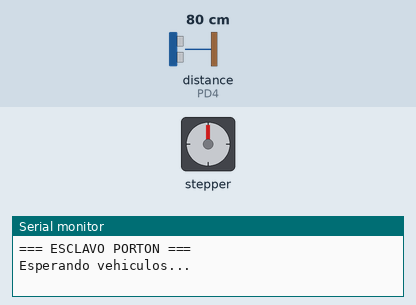
Bench run of a program on a simulated ATmega328P, built with avr-gcc and emulated at 16 MHz. On the bench: stepper motor, the last lines printed to the serial monitor. Wiring (inferred from the names in the program): ultrasonic range finder: trigger PD2; echo PD4; stepper motor (2048 steps per turn assumed): coils PB0, PB1, PB2, PB3. Inputs (shaded band) come from the test bench; at power-on: distance to the obstacle (sensor on PD4) 80 cm. The echo pulse lasts 58.3 µs per cm.

Above: at 1.2 s.
1.3 s: distance to the obstacle (sensor on PD4) set to 22 cm
4.3 s: distance to the obstacle (sensor on PD4) set to 17 cm
At 7.7 s:
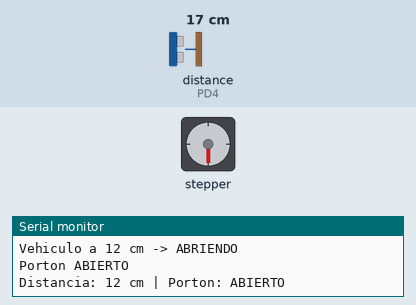
10.3 s: distance to the obstacle (sensor on PD4) set to 35 cm
At 12.6 s:
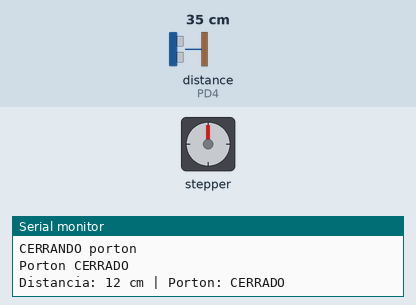
12.9 s: distance to the obstacle (sensor on PD4) set to 2 cm
At 21.1 s:
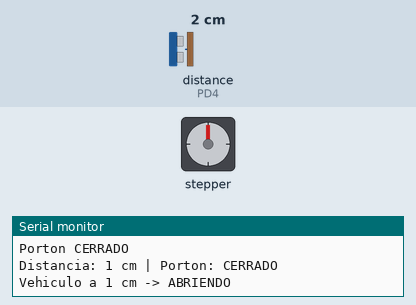
Timing chart, 0 to 22.9 s (numbered marks = the images above; inputs shaded):
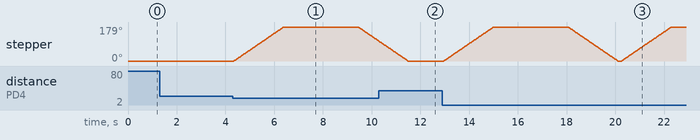

The program:

main.c
```c
/*
 * ESCLAVO PORTON - Ultrasonico HC-SR04 + Motor Stepper
 */

#ifndef F_CPU
#define F_CPU 16000000UL
#endif

#include <avr/io.h>
#include <avr/interrupt.h>
#include <util/delay.h>

#include "Stepper.h"
#include "Ultrasonico.h"
#include "I2C_Slave.h"
#include "UART.h"
#include "Tiempo.h"

#define I2C_DIRECCION 0x09

#define BIT_PORTON_ABIERTO 0x01

#define UMBRAL_CM      15       // menos de esto = hay un vehiculo
#define TIEMPO_ABIERTO 3000UL   // el porton se queda abierto 3 segundos

int main(void) {
	uint8_t porton_abierto = 0;
	uint32_t tiempo_apertura = 0, t_serial = 0;

	Tiempo_Init();
	UART_Init(9600);
	Ultrasonico_Init();
	Stepper_Init();
	I2C_Slave_Init(I2C_DIRECCION);
	sei();

	i2c_estado = 0;
	UART_Print("=== ESCLAVO PORTON ===\r\n");
	UART_Print("Esperando vehiculos...\r\n");

	while (1) {
		uint16_t distancia = Ultrasonico_LeerCM();
		uint8_t vehiculo = (distancia > 0 && distancia < UMBRAL_CM);

		/* ---- Abrir el porton ---- */
		if (vehiculo && !porton_abierto) {
			UART_Print("Vehiculo a ");
			UART_PrintNum(distancia);
			UART_Print(" cm -> ABRIENDO\r\n");

			porton_abierto = 1;                 // se marca antes de mover, asi el
			i2c_estado = BIT_PORTON_ABIERTO;    // Maestro lo ve durante todo el giro

			Stepper_Abrir();
			tiempo_apertura = millis();
			UART_Print("Porton ABIERTO\r\n");
		}

		/* ---- Cerrar a los 3 segundos ---- */
		if (porton_abierto && (millis() - tiempo_apertura >= TIEMPO_ABIERTO)) {
			UART_Print("CERRANDO porton\r\n");
			Stepper_Cerrar();
			porton_abierto = 0;
			i2c_estado = 0;
			UART_Print("Porton CERRADO\r\n");
		}

		/* ---- Monitoreo cada 2 segundos ---- */
		if (millis() - t_serial > 2000) {
			UART_Print("Distancia: ");
			if (distancia > 0) { UART_PrintNum(distancia); UART_Print(" cm"); }
			else UART_Print("sin lectura");
			UART_Print(porton_abierto ? " | Porton: ABIERTO\r\n" : " | Porton: CERRADO\r\n");
			t_serial = millis();
		}

		_delay_ms(50);
	}
}
```

I2C_Slave.c
```c
/*
 * I2C_Slave.c
 */

#include "I2C_Slave.h"
#include <avr/interrupt.h>

volatile uint8_t i2c_estado = 0;

void I2C_Slave_Init(uint8_t direccion) {
	TWAR = (direccion << 1);                          // direccion propia
	TWCR = (1 << TWEA) | (1 << TWEN) | (1 << TWIE);   // responde con ACK
}

ISR(TWI_vect) {
	switch (TWSR & 0xF8) {
		case 0xA8:                       // el Maestro nos quiere leer
		case 0xB8:
			TWDR = i2c_estado;
			TWCR |= (1 << TWEA) | (1 << TWINT);
			break;

		default:                         // cualquier otro caso: solo continuar
			TWCR |= (1 << TWEA) | (1 << TWINT);
			break;
	}
}
```

I2C_Slave.h
```c
/*
 * I2C_Slave.h - Bus I2C en modo esclavo
 */

#ifndef I2C_SLAVE_H_
#define I2C_SLAVE_H_

#include <avr/io.h>
#include <stdint.h>

extern volatile uint8_t i2c_estado;   // lo que se le reporta al Maestro

void I2C_Slave_Init(uint8_t direccion);

#endif /* I2C_SLAVE_H_ */
```

Stepper.c
```c
/*
 * Stepper.c
 *
 * Secuencia de 4 pasos: se energiza una bobina a la vez.
 */

#include "Stepper.h"

#ifndef F_CPU
#define F_CPU 16000000UL
#endif
#include <util/delay.h>

#define STEP_IN1 PB0
#define STEP_IN2 PB1
#define STEP_IN3 PB2
#define STEP_IN4 PB3
#define STEP_MASK ((1 << STEP_IN1) | (1 << STEP_IN2) | (1 << STEP_IN3) | (1 << STEP_IN4))

static int8_t paso_actual = 0;

static void stepper_apagar(void) {
	PORTB &= ~STEP_MASK;    // sin corriente en las bobinas, evita calentamiento
}

static void aplicar_paso(int8_t p) {
	uint8_t salida;

	if      (p == 0) salida = (1 << STEP_IN1);
	else if (p == 1) salida = (1 << STEP_IN2);
	else if (p == 2) salida = (1 << STEP_IN3);
	else             salida = (1 << STEP_IN4);

	PORTB = (PORTB & ~STEP_MASK) | salida;
}

static void mover(uint16_t pasos, uint8_t sentido) {
	for (uint16_t i = 0; i < pasos; i++) {
		paso_actual += sentido ? 1 : -1;
		if (paso_actual > 3) paso_actual = 0;   // la secuencia es circular
		if (paso_actual < 0) paso_actual = 3;
		aplicar_paso(paso_actual);
		_delay_ms(VELOCIDAD_PASO);
	}
	stepper_apagar();
}

void Stepper_Init(void) {
	DDRB |= STEP_MASK;
	stepper_apagar();
}

void Stepper_Abrir(void)  { mover(PASOS_PORTON, 1); }
void Stepper_Cerrar(void) { mover(PASOS_PORTON, 0); }
```

Stepper.h
```c
/*
 * Stepper.h - Motor a pasos con driver ULN2003
 */

#ifndef STEPPER_H_
#define STEPPER_H_

#include <avr/io.h>
#include <stdint.h>

#define PASOS_PORTON   1024   // ajustar segun cuanto suba el porton
#define VELOCIDAD_PASO 2      // ms entre pasos (menor = mas rapido)

void Stepper_Init(void);
void Stepper_Abrir(void);
void Stepper_Cerrar(void);

#endif /* STEPPER_H_ */
```

Tiempo.c
```c
/*
 * Tiempo.c
 */

#include "Tiempo.h"
#include <avr/interrupt.h>

volatile uint32_t ms_count = 0;

ISR(TIMER0_COMPA_vect) { ms_count++; }   // se dispara cada 1 ms

void Tiempo_Init(void) {
	TCCR0A = (1 << WGM01);               // modo CTC
	OCR0A  = 249;                        // 1 ms con prescaler 64
	TIMSK0 = (1 << OCIE0A);              // habilita la interrupcion
	TCCR0B = (1 << CS01) | (1 << CS00);  // prescaler 64
}

uint32_t millis(void) {
	uint32_t v;
	cli();                               // lectura atomica de 32 bits
	v = ms_count;
	sei();
	return v;
}
```

Tiempo.h
```c
/*
 * Tiempo.h - Base de tiempo de 1 ms con Timer0
 */

#ifndef TIEMPO_H_
#define TIEMPO_H_

#include <avr/io.h>
#include <stdint.h>

void     Tiempo_Init(void);   // arranca el Timer0 en CTC cada 1 ms
uint32_t millis(void);        // milisegundos desde el arranque

#endif /* TIEMPO_H_ */
```

UART.c
```c
/*
 * UART.c
 */

#include "UART.h"

#ifndef F_CPU
#define F_CPU 16000000UL
#endif

void UART_Init(uint32_t baud) {
	uint16_t ubrr = (F_CPU / (16UL * baud)) - 1;
	UBRR0H = (uint8_t)(ubrr >> 8);
	UBRR0L = (uint8_t)ubrr;
	UCSR0B = (1 << TXEN0) | (1 << RXEN0);
	UCSR0C = (1 << UCSZ01) | (1 << UCSZ00); // 8 bits, sin paridad, 1 stop
}

void UART_Putc(char c) {
	while (!(UCSR0A & (1 << UDRE0)));   // espera a que el buffer este libre
	UDR0 = c;
}

void UART_Print(const char *s) {
	while (*s) UART_Putc(*s++);
}

void UART_PrintNum(uint16_t n) {
	char buf[6];
	uint8_t i = 0;

	if (n == 0) { UART_Putc('0'); return; }
	while (n > 0) { buf[i++] = '0' + (n % 10); n /= 10; }
	while (i > 0) UART_Putc(buf[--i]);  // se imprime al reves
}

void UART_PrintHex(uint8_t v) {
	const char *h = "0123456789ABCDEF";
	UART_Putc(h[(v >> 4) & 0x0F]);
	UART_Putc(h[v & 0x0F]);
	UART_Putc(' ');
}
```

UART.h
```c
/*
 * UART.h - Comunicacion serial
 */

#ifndef UART_H_
#define UART_H_

#include <avr/io.h>
#include <stdint.h>

void UART_Init(uint32_t baud);          // arranca el UART al baudaje dado
void UART_Putc(char c);                 // envia un caracter
void UART_Print(const char *s);         // envia una cadena
void UART_PrintNum(uint16_t n);         // envia un numero en decimal
void UART_PrintHex(uint8_t v);          // envia un byte en hexadecimal

#endif /* UART_H_ */
```

Ultrasonico.c
```c
/*
 * Ultrasonico.c
 *
 * Mide el ancho del pulso de Echo contando esperas de 2 us,
 * sin ocupar ningun Timer del chip.
 */

#include "Ultrasonico.h"

#ifndef F_CPU
#define F_CPU 16000000UL
#endif
#include <util/delay.h>

#define TRIG_PIN PD2
#define ECHO_PIN PD4

void Ultrasonico_Init(void) {
	DDRD |= (1 << TRIG_PIN);      // TRIG como salida
	DDRD &= ~(1 << ECHO_PIN);     // ECHO como entrada
	PORTD &= ~(1 << TRIG_PIN);
}

uint16_t Ultrasonico_LeerCM(void) {
	uint16_t espera = 0, conteo = 0;

	PORTD |= (1 << TRIG_PIN);     // pulso de disparo de 10 us
	_delay_us(10);
	PORTD &= ~(1 << TRIG_PIN);

	while (!(PIND & (1 << ECHO_PIN))) {    // espera a que suba el eco
		_delay_us(2);
		if (++espera > 15000) return 0;    // el sensor no respondio
	}

	while (PIND & (1 << ECHO_PIN)) {       // mide cuanto dura en alto
		_delay_us(2);
		if (++conteo > 15000) return 0;    // objeto fuera de rango
	}

	return (uint16_t)(((uint32_t)conteo * 2UL) / 58UL);  // de us a cm
}
```

Ultrasonico.h
```c
/*
 * Ultrasonico.h - Sensor HC-SR04
*/

#ifndef ULTRASONICO_H_
#define ULTRASONICO_H_

#include <avr/io.h>
#include <stdint.h>

void     Ultrasonico_Init(void);
uint16_t Ultrasonico_LeerCM(void);   // distancia en cm, 0 si no hubo eco

#endif /* ULTRASONICO_H_ */
```

Measured:
- the behaviour switches between 20 and 19 cm on distance to the obstacle (sensor on PD4) (found by bisection; images 0 and 1)
- after the input at 4.3 s, stepper: turns 179° clockwise in 2.0 s, then 75° counter-clockwise in 0.85 s
- after the input at 10.3 s, stepper: goes on until 11.5 s, then stays 0°
- after the input at 12.9 s, stepper: turns 179° clockwise in 2.0 s, then 179° counter-clockwise in 2.0 s, then 179° clockwise in 2.0 s
